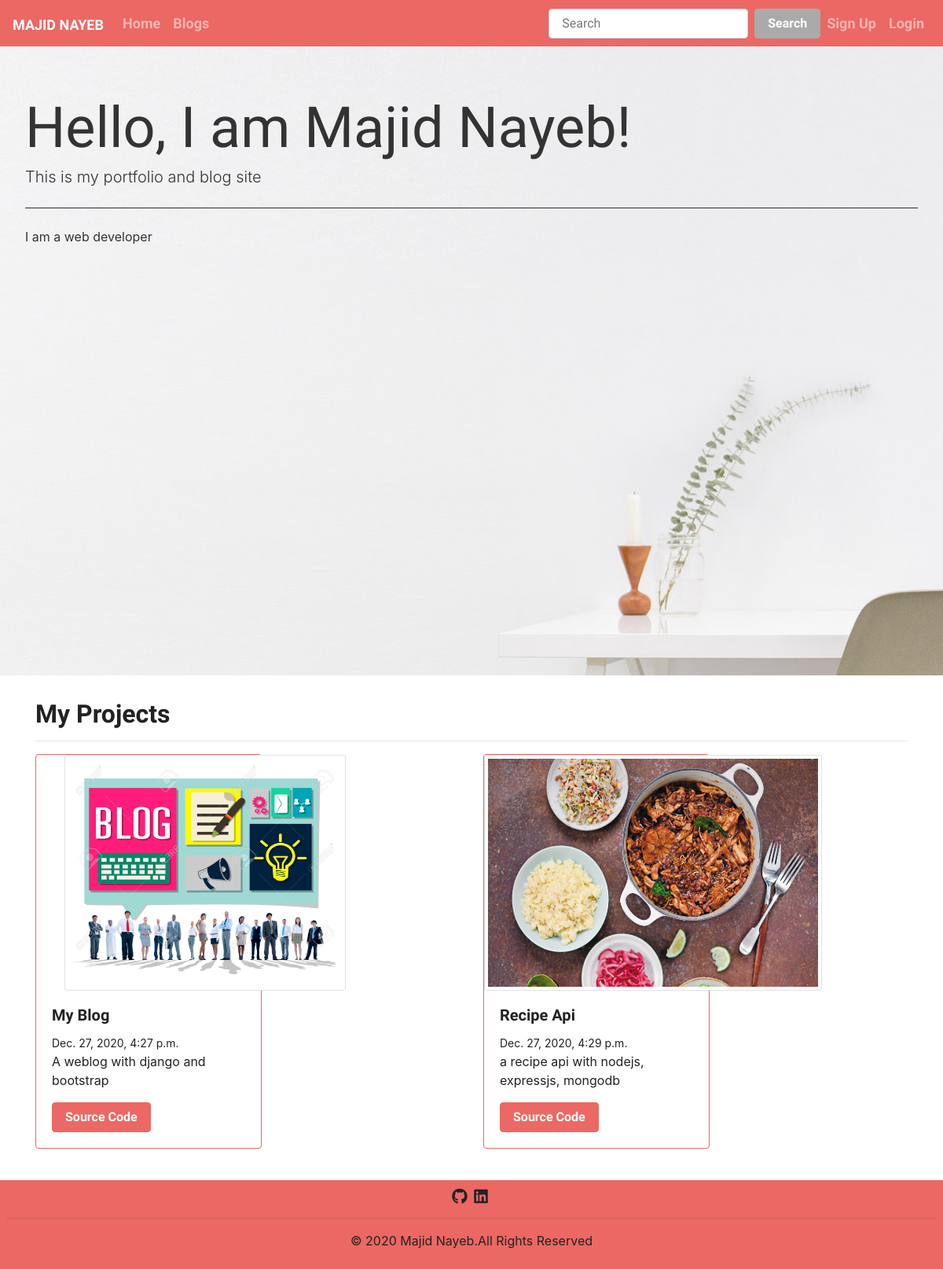
The page / on the database its author committed.
### blog/models.py (models this page shows, shortened)
class Posts(models.Model):
    title = models.CharField(max_length=200)
    time = models.DateTimeField(auto_now_add=True)
    description = models.CharField(max_length=300)
    image = models.ImageField(upload_to='posts/images/')
    url = models.URLField()

### blog/views.py (the view)
# urls.py: path('', views.home, name='home'),
def home(request):
    posts = Posts.objects.all()
    return render(request, 'blog/home.html', {'posts': posts})

### blog/templates/blog/home.html
{% extends 'blog/base.html' %} {% block content %}
<div class="jumbotron" id="showcase">
  <h1 class="display-3">Hello, I am Majid Nayeb!</h1>
  <p class="lead">This is my portfolio and blog site</p>
  <hr class="my-4" />
  <p>I am a web developer</p>
</div>
<div id="project-section" class="container mt-3 mb-4">
  <h2>My Projects</h2>
  <hr>
  <div class="row mt-2">
    {% for post in posts %}
    <div id="card" class="col-md-6 col-sm-12 mb-3">
      <div class="card border-primary" style="width: 18rem">
        <div class="project-img" style="height: 300px; width: 430px; text-align: center;">
          <img style="width: auto; height: 100%;" class="card-img-top img-thumbnail img-fluid" src="{{post.image.url}}" alt="{{post.title}}" />
        </div>
        <div class="card-body">
          <h5 class="card-title">{{post.title}}</h5>
          <small class="card-subtitle">{{post.time}}</small>
          <p class="card-text">
            {{post.description}}
          </p>
          <a href="{{post.url}}" class="btn btn-primary">Source Code</a>
        </div>
      </div>
    </div>
    {% endfor %}
  </div>
</div>
{% endblock %}

### blog/static/blog/css/style.css (style rules this page uses)
#showcase { height: 100vh !important; background-image: url('../img/showcase2.jpg'); background-position: 0; background-position-y: -400px; color: #333; border-radius: 0 !important; }
#showcase hr { background-color: #333; }
.project-img { height: 300px !important; width: 430px !important; }
.project-img img { height: 100%; width: auto; }

### rows shown on the page
Posts: image (picture), title "My Blog", time "Dec. 27, 2020, 4:27 p.m.", description "A weblog with django and bootstrap"
Posts: image (picture), title "Recipe Api", time "Dec. 27, 2020, 4:29 p.m.", description "a recipe api with nodejs, expressjs, mongodb"
